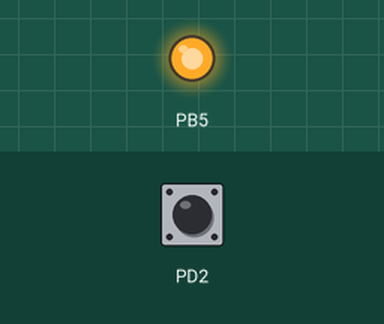
Simulated run of this program. Board: ATmega328P, built with avr-gcc and emulated at 16 MHz. Shown: output pins drawn as LEDs (lit = HIGH). The inputs (shaded band) are chosen by the test bench; at power-on: PD2 HIGH.

Above: at 1.2 s.
1.3 s: PD2 pulled LOW for 0.15 s
At 1.6 s:
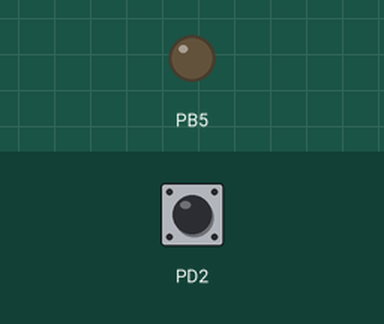
2.9 s: PD2 pulled LOW for 1 s
At 4.0 s:
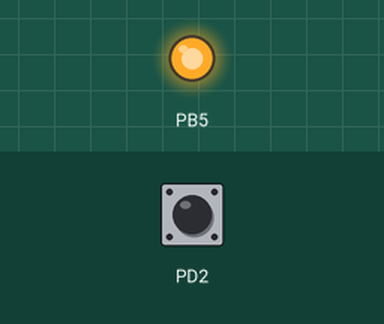
5.4 s: PD2 pulled LOW for 3.2 s
At 5.9 s:
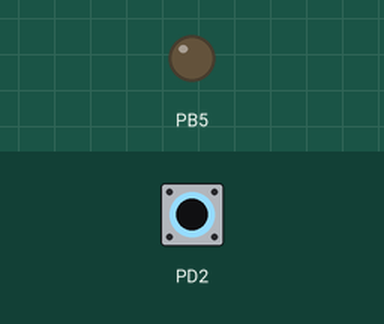
Timing chart, 0 to 8.4 s (numbered marks = the images above; inputs shaded):
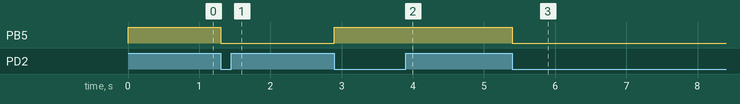

Measured:
- after the input at 1.3 s, PB5: HIGH → LOW at once
- after the input at 2.9 s, PB5: LOW → HIGH at once
- after the input at 5.4 s, PB5: HIGH → LOW at once

The program:

main.c
```c
#define F_CPU 16000000UL      // CPU Frequency set to 16MHz
#include <avr/io.h>           // Header file for AVR
#include <avr/interrupt.h>    // Header file allowing use of interrupts
#include <util/delay.h>       // Header file allowing use of delays

int main(void)
{
	DDRB = (1<<5);           // Set PB4 as output
	PORTB = 0xFF;            // Set to turn off all LEDs
	PORTD = 1<<2;            // Set Pin PD2 as input
	EICRA = 0x2;             // 0x2 set to the register so falling edge of INT0 generates an interrupt request

	EIMSK = (1<<INT0);       // Enable external interrupt zero
	sei ();                  // Used to enable interrupts

	while (1)                // While loop for infinite loop
	{
		// No content in loop, used as a standby until interrupt
	}
}
ISR (INT0_vect)              // Interrupt service routine for external interrupt
{
	PORTB ^= (1<<5);         // XOR output on PB3
	_delay_ms(1250);         // Given delay time to use in ms
}
```
